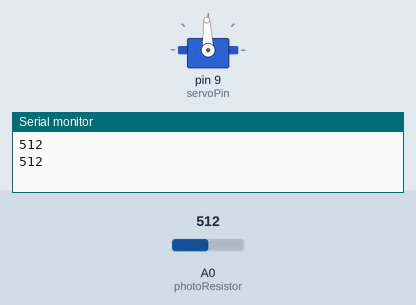
The sketch below on a simulated Arduino Uno, built with avr-gcc and run on an emulated ATmega328P. Shown: servo, the last lines printed to the serial monitor. Inputs (shaded band) come from the test bench; at power-on: A0 (photoResistor) = 512.

Above: at 2.8 s.
2.9 s: A0 (photoResistor) set to 716
At 3.5 s:
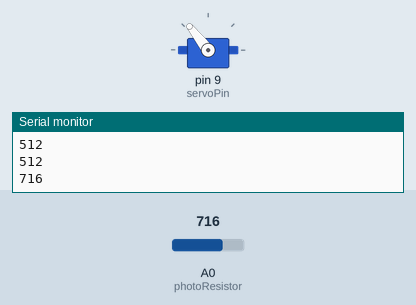
4.5 s: A0 (photoResistor) set to 900
At 6.2 s:
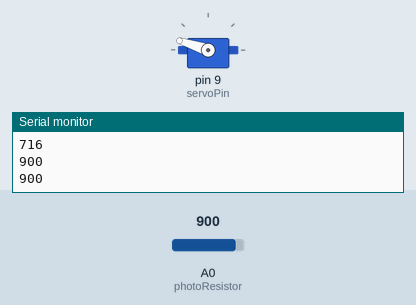
6.5 s: A0 (photoResistor) set to 1023
At 7.8 s:
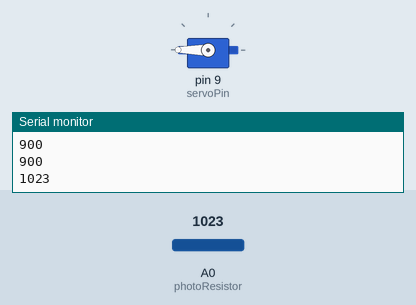
8.5 s: A0 (photoResistor) set to 306
At 9.4 s:
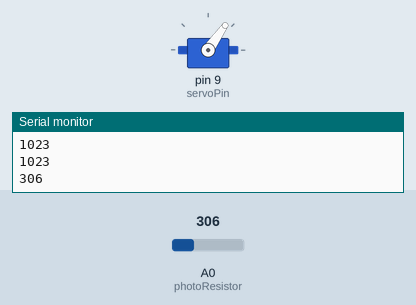
10.5 s: A0 (photoResistor) set to 122
At 12.1 s:
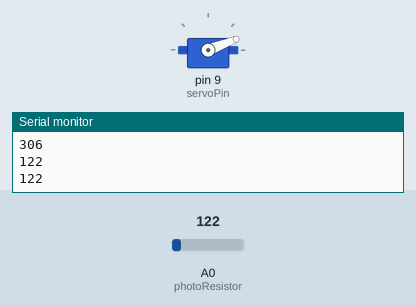
12.5 s: A0 (photoResistor) set to 0
At 13.7 s:
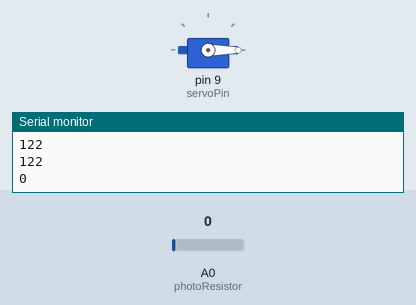
Timing chart, 0 to 15.5 s (numbered marks = the images above; inputs shaded):
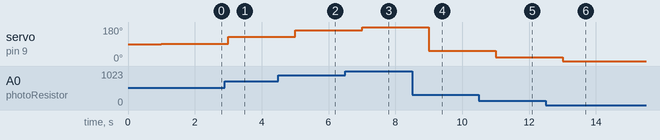

The sketch:

servoPositionToLight.ino
```cpp
#include <Servo.h>
Servo myServo;
int photoResistor = A0;
int photoResistorValue;
int servoPosition;
int servoPin = 9;

void setup() {
  Serial.begin(9600);
  pinMode(photoResistor, INPUT);
  myServo.attach(servoPin);
}

void loop() {
  delay(1000);
  photoResistorValue = analogRead(photoResistor);
  Serial.println(photoResistorValue);
  servoPosition = photoResistorValue*0.18; //constant value due to line inclination
  myServo.write(servoPosition);
}
 
```

Measured:
- after the input at 2.9 s, servo on pin 9 (servoPin): 92° → 128° after 0.10 s
- after the input at 4.5 s, servo on pin 9 (servoPin): 128° → 162° after 0.50 s
- after the input at 6.5 s, servo on pin 9 (servoPin): 162° → 180° after 0.50 s
- after the input at 8.5 s, servo on pin 9 (servoPin): 180° → 55° after 0.50 s
- after the input at 10.5 s, servo on pin 9 (servoPin): 55° → 21° after 0.50 s
- after the input at 12.5 s, servo on pin 9 (servoPin): 21° → 0° after 0.51 s
